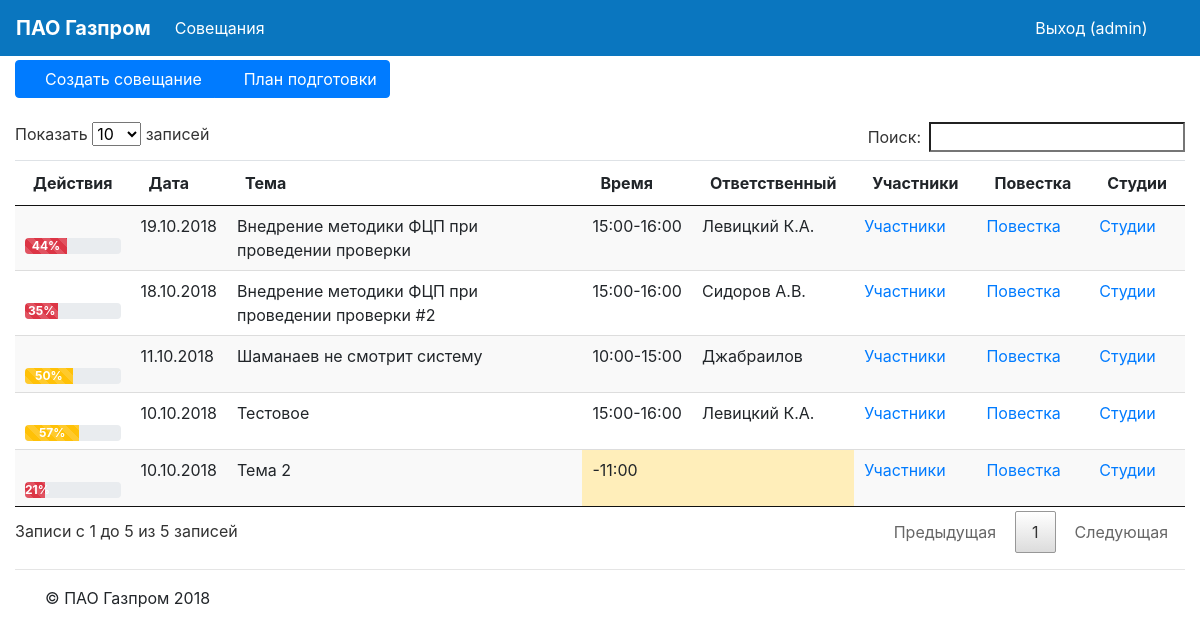
Screenshot of /meet/table/ (signed in) with the database file from the repository.
### meetings/models.py (models this page shows, shortened)
class Meeting(models.Model):
    meet_type = models.CharField(max_length=1, choices=MEETING_TYPE_CHOICES, default=mInternal)
    meet_subj = models.CharField(max_length=128, db_index=True)
    meet_date = models.DateField(null=False, default=timezone.now)
    meet_start = models.CharField(max_length=5,null=True)
    meet_end = models.CharField(max_length=5,null=True)
    meet_acc = models.CharField(max_length=64, db_index=True, blank=True)
    meet_tel = models.CharField(max_length=20, blank=True)
    meet_save = models.BooleanField(default=False)
    meet_confident = models.BooleanField(default=False)
    studios = models.ManyToManyField('Studio', through='StudioList')
    class Meta:
        verbose_name = 'Совещание'
        verbose_name_plural = 'Совещания'

### meetings/views.py (the view)
# urls.py: path('table/', views.meet_table, name='table'),
@mb_login(url='login')
def meet_table(request):
    args={}
    args['employees'] = Employee.objects.all().order_by('f','i','o','dol')
    args['meetings'] = Meeting.objects.all().\
        annotate(members_cnt=Count('member'),items_cnt=Count('item'),studios_cnt=Count('studiolist')). \
        annotate(complete=F('check__complete'),
                 total=F('check__total'),
                 progress=(F('check__complete') * 100 / F('check__total') )). \
        order_by('-meet_date','-meet_start')
    args['deps'] = Dep.objects.all().annotate(studios_cnt=Count('studio')).order_by('name')
    return render(request,'mt_table.html', args)

### meetings/models.py (called while the page is built)
    def __str__(self):
        return self.name

### meetings/views.py (called while the page is built)
def mb_login(function=None, redirect_field_name=REDIRECT_FIELD_NAME, url=None):
    actual_decorator = user_passes_test(
        lambda u: (u.is_authenticated if settings.MB_AUTH else True),
        login_url=reverse_lazy(url),
        redirect_field_name=redirect_field_name
    )
    if function:
        return actual_decorator(function)
    return actual_decorator

def mb_processor(request):
    args={}
    args['mb_auth']=settings.MB_AUTH
    return args

### meetings/templates/mt_table.html (shortened to what this page needs)
{% extends "mb_main.html" %}
{% load staticfiles %}
{% load i18n %}
{% block content %}
    <div class="row">
    <div class="col-sm-12">
        <div class="btn-group" role="group" aria-label="meetings menu">
              <a type="button" class="btn btn-primary" href="{% url 'meetings:add' %}"><i class="fa fa-plus"></i> Создать совещание </a>
              <a type="button" class="btn btn-primary" href="{% url 'meetings:plandoc' %}"><i class="fa fa-list"></i> План подготовки </a>
        </div>
    </div>
    </div>
    <br>
    <table class="table table-sm table-hover display w-100" width="100%" id="meetTable">
      <thead>
        <tr>
          <th scope="col">Действия</th>
          <th scope="col">Дата</th>
          <th scope="col">Тема</th>
          <th scope="col">Время</th>
          <th scope="col">Ответственный</th>
          <th scope="col">Участники</th>
          <th scope="col">Повестка</th>
          <th scope="col">Студии</th>
        </tr>
      </thead>
      <tbody>
      {% for m in meetings %}
        <tr>
          <th scope="row">
              <a href="#" data-toggle="tooltip" data-placement="top" title="Удалить совещание" onClick="$('#meetingDeleteButton').attr('href','{% url 'meetings:delete' m.id %}');$('#meetingDeleteModal').find('div.modal-body').find('span').text('{{ m.meet_subj }}');$('#meetingDeleteModal').modal('show');"><i class="fa fa-trash"></i></a>
              <a href="{% url 'meetings:update' m.id %}" data-toggle="tooltip" data-placement="top" title="Изменить данные"><i class="fa fa-edit"></i></a>
              <a href="{% url 'meetings:copy' m.id %}" data-toggle="tooltip" data-placement="top" title="Скопировать"><i class="fa fa-copy"></i></a>
              <a href="{% url 'meetings:checksupd' m.id %}" data-toggle="tooltip" data-placement="top" title="Контроль">
              <div class="progress">
                  <div class="progress-bar progress-bar-striped {% if m.progress < 50 %}bg-danger{% elif m.progress < 80 %}bg-warning{% elif m.progress < 100 %}bg-info{% else %}bg-success{% endif %}" role="progressbar" style="width: {{ m.progress }}%" aria-valuenow="{{ m.complete }}" aria-valuemin="0" aria-valuemax="{{ m.total }}">{% if m.complete %}{{ m.progress }}%{% endif %}</div>
              </div>
              </a>
          </th>
          <td>{{ m.meet_date | date:"d.m.Y" }}</td>
          <td {% if m.meet_subj == '' %}class="table-warning"{% endif %}>{{ m.meet_subj }}</td>
          <td {% if m.meet_start == '' %}class="table-warning"{% endif %}>{{ m.meet_start }}-{{ m.meet_end }}</td>
          <td {% if m.meet_acc == '' %}class="table-warning"{% endif %}><span class='arrow' data-toggle="tooltip" data-placement="top" title="{{ m.meet_tel }}">{{ m.meet_acc }}</span></td>
          <td {% if m.members_cnt == 0 %}class="table-warning"{% endif %}>
               <a href="#" data-toggle="modal" data-target=".members-modal-lg" data-meet="{{ m.id }}" data-subj="{{ m.meet_subj }}" data-dt="{{ m.meet_date }}">Участники</a>
               <a href="{% url 'meetings:membersdoc' m.id %}" target='_blank' data-toggle="tooltip" data-placement="top" title="Формировать список участников" onClick=""><i class="fa fa-users"></i></a>
          </td>
          <td {% if m.items_cnt == 0 %}class="table-warning"{% endif %}>
              <a href="#" data-toggle="modal" data-target=".items-modal-lg" data-meet="{{ m.id }}" data-subj="{{ m.meet_subj }}" data-dt="{{ m.meet_date }}">Повестка</a>
              <a href="{% url 'meetings:itemsdoc' m.id %}" target='_blank' data-toggle="tooltip" data-placement="top" title="Формировать повестку" onClick=""><i class="fa fa-list"></i></a>
          </td>
          <td {% if m.studios_cnt == 0 %}class="table-warning"{% endif %}>
              <a href="#" data-toggle="modal" data-target=".studios-modal-lg" data-meet="{{ m.id }}" data-subj="{{ m.meet_subj }}" data-dt="{{ m.meet_date }}">Студии</a>
              <a href="{% url 'meetings:studiosdoc' m.id %}" target='_blank' data-toggle="tooltip" data-placement="top" title="Формировать заявку" onClick=""><i class="fa fa-file"></i></a>
          </td>
        </tr>
      {% endfor %}
      </tbody>
    </table>
{% endblock %}

### templates/mb_main.html (shortened to what this page needs)
{% load staticfiles %}
{% load cache %}
<!DOCTYPE html>
<html>
<head>
    <link rel="stylesheet" type="text/css" href="{% static "css/bootstrap.min.css" %}">
    <link rel="stylesheet" type="text/css" href="{% static "css/bootstrap-datepicker.min.css" %}">
    <link rel="stylesheet" type="text/css" href="{% static "css/bootstrap-timepicker.min.css" %}">
    <link rel="stylesheet" type="text/css"  href="{% static "css/jquery.dataTables.min.css" %}">
    <link rel="stylesheet" href="{% static "fonts/css/all.css" %}">
    <link rel="stylesheet" type="text/css"  href="{% static "appendGrid/jquery-ui.structure.min.css" %}">
    <link rel="stylesheet" type="text/css"  href="{% static "appendGrid/jquery-ui.theme.min.css" %}">
    <link rel="stylesheet" type="text/css"  href="{% static "appendGrid/jquery.appendGrid-1.7.1.min.css" %}">
</head>
<body style="padding-top:60px;">
    <div class="container-fluid">
    <div class="row">
    <div class="col-sm-12">
    <nav class="navbar navbar-expand-md navbar-dark fixed-top" style="background-color: #0a76bf;">
      <button class="navbar-toggler" type="button" data-toggle="collapse" data-target="#navbarLeft" aria-controls="navbarLeft" aria-expanded="false" aria-label="Toggle navigation">
      </button>
      <a class="navbar-brand" href="{% url 'home' %}"><b>ПАО Газпром</b></a>
      <div class="collapse navbar-collapse" id="navbarLeft">
        <ul class="navbar-nav mr-auto">
          <li class="nav-item active">
            <a class="nav-link" href="{% url 'meetings:table' %}">Совещания <span class="sr-only">(current)</span></a>
          </li>
        </ul>
        <ul class="navbar-nav mr-left">
          {% if mb_auth %}
              <li class="nav-item active">
            {% if user.is_authenticated %}
                <a class="nav-link" href="{% url "logout" %}">Выход ({{ user.username }})</a>
            {% else %}
                <a class="nav-link" href="{% url "login" %}"><i class="fa fa-torsos"></i>Вход</a>
            {% endif %}
              </li>
          {% endif %}
          {% if user.is_superuser or user.is_staff %}
              <li class="nav-item active">
                <a class="nav-link" href="{% url 'admin:index' %}"><i class="fa fa-cogs"></i></a>
              </li>
          {% endif %}
         </ul>
      </div>
    </nav>
    {% block content %}{% endblock %}
    <hr class="my-3">
    <footer class="container">
      <p>&copy; ПАО Газпром 2018</p>
    </footer>
    </div>
</body>
</html>

### rows the page displays
Meeting: progress "44", meet_date "19.10.2018", meet_subj "Внедрение методики ФЦП при проведении проверки", meet_start "15:00", meet_end "16:00", meet_acc "Левицкий К.А."
Meeting: progress "35", meet_date "18.10.2018", meet_subj "Внедрение методики ФЦП при проведении проверки #2", meet_start "15:00", meet_end "16:00", meet_acc "Сидоров А.В."
Meeting: progress "50", meet_date "11.10.2018", meet_subj "Шаманаев не смотрит систему", meet_start "10:00", meet_end "15:00", meet_acc "Джабраилов"
Meeting: progress "57", meet_date "10.10.2018", meet_subj "Тестовое", meet_start "15:00", meet_end "16:00", meet_acc "Левицкий К.А."
Meeting: progress "21", meet_date "10.10.2018", meet_subj "Тема 2", meet_end "11:00"

### other values shown
{{ user.username }} "admin"
